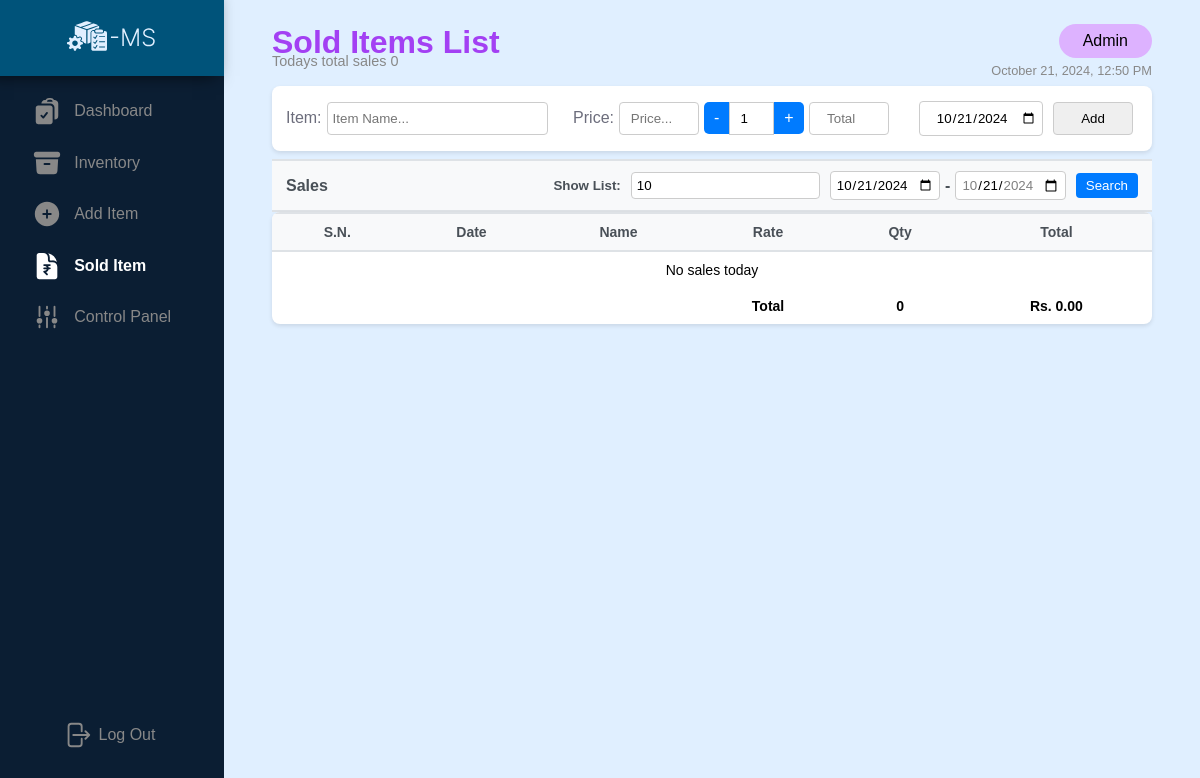
Page /Admin/Sold/sold.php (signed in) on the earlier database version.
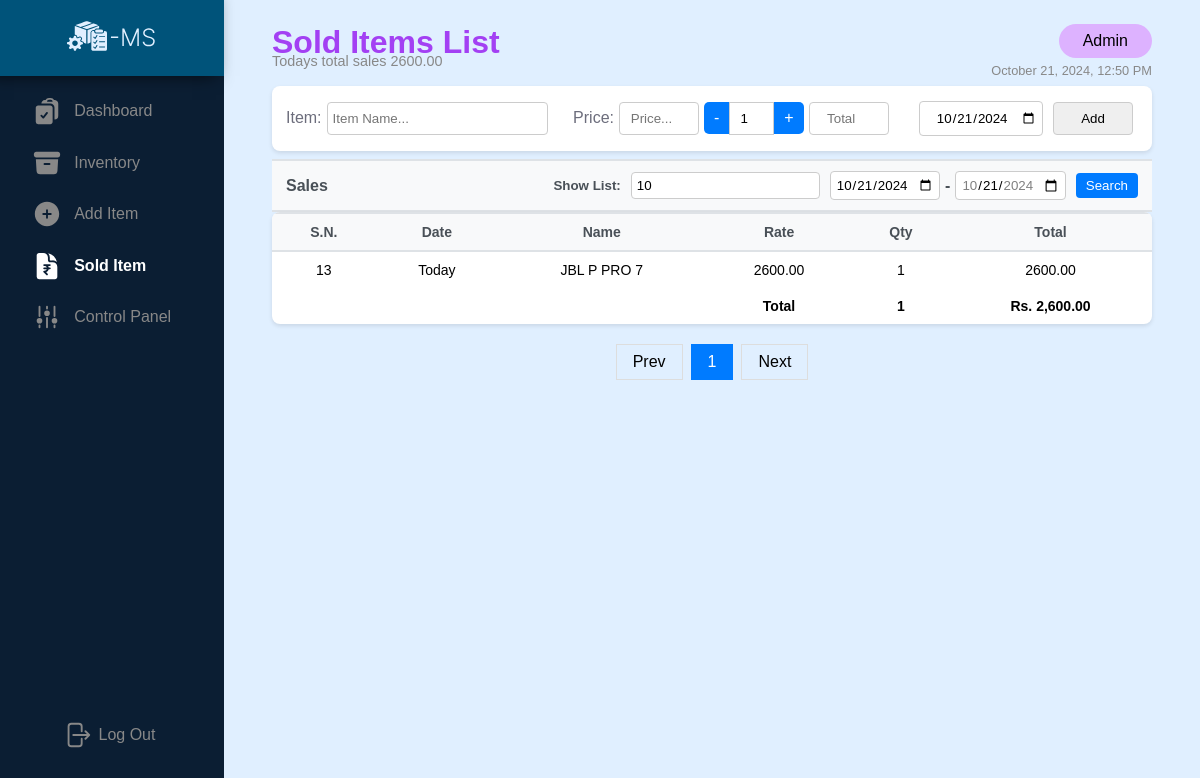
Same page on the later database version.
### tables this page shows
CREATE TABLE `sold` (
  `transaction_id` int(11) NOT NULL,
  `item_id` int(11) DEFAULT NULL,
  `sold_date` date NOT NULL,
  `sold_item_title` varchar(100) NOT NULL,
  `sold_price` decimal(11,2) NOT NULL,
  `sold_qty` int(11) NOT NULL,
  `sold_total` decimal(11,2) NOT NULL
);

### Admin/Sold/soldTable.php (the view)
<?php
if (isset($_GET['startDate']) && isset($_GET['endDate'])) {
    $startDate = $_GET['startDate'];
    $endDate = $_GET['endDate'];
} else {
    $startDate = date('Y-m-d');
    $endDate = date('Y-m-d');
}
echo "<tbody>";
$sql = "SELECT COUNT(*) as total_count, SUM(sold_total) as total_sum FROM sold where sold_date BETWEEN '$startDate' AND '$endDate'";
$result = mysqli_query($conn, $sql);
$summary = mysqli_fetch_assoc($result);
$total_count = $summary['total_count'];
$total_sum = $summary['total_sum'];
$results_per_page = (isset($_GET['listLimit']) ? $_GET['listLimit'] : 10);
$page = isset($_GET['page']) ? $_GET['page'] : 1;
$start_from = ($page - 1) * $results_per_page;
$sql = "SELECT * FROM sold where sold_date BETWEEN '$startDate' AND '$endDate' LIMIT $start_from, $results_per_page";
$result = mysqli_query($conn, $sql);
if (mysqli_num_rows($result) > 0) {
    while ($row = mysqli_fetch_assoc($result)) {
        echo "<tr>
                    <td>" . $row['transaction_id'] . "</td>
                    <td>" .
            ($row['sold_date'] == date('Y-m-d') ?
                "Today" : ($row['sold_date'] == date('Y-m-d', strtotime("-1 days")) ?
                    "Yesterday" : $row['sold_date']))
            . "</td>
                    <td>" . $row['sold_item_title'] . "</td>
                    <td>" . $row['sold_price'] . "</td>
                    <td>" . $row['sold_qty'] . "</td>
                    <td>" . $row['sold_total'] . "</td>
                </tr>";
    }
} else
    echo "<tr><td colspan='6'>No sales today</td></tr>";
echo "
        </tbody>
        <tfoot>
            <tr class='total-row'>
                <td colspan='3'></td>
                <td><strong>Total</strong></td>
                <td><strong>" . $total_count . "</strong></td>
                <td><strong>Rs. " . number_format($total_sum, 2) . "</strong></td>
            </tr>
        </tfoot>
        ";
?>

### Admin/Sold/sold.php (shortened to what this page needs)
<?php
include '../../dbConn.php';
?>
<!DOCTYPE html>
<html lang="en">
<head>
    <link rel="stylesheet" href="../../util.css" />
    <link rel="stylesheet" href="../adminRoot.css" />
    <link rel="stylesheet" href="../Sold/soldForAatish.css">
    <link rel="stylesheet" href="../Sold/datepickerFormAatish.css">
</head>
<body>
    <?php
    include '../rootAside-Admin.php';
    ?>
    <main class="wrapper">
        <header>
            <div class="main-heading">
                <div class="main-heading-left">
                    <h1>Sold Items List</h1>
                    <p>
                        <?php
                        $result = mysqli_query($conn, "SELECT SUM(sold_total) as total FROM sold where sold_date = CURDATE()");
                        $total = mysqli_fetch_row($result);
                        if ($total > 0) {
                            echo "Todays total sales " . ($total[0] == "" ? "0" : $total[0]);
                        }
                        ?>
                    </p>
                </div>
                <div class="main-heading-right">
                    <span class="staff">Admin</span>
                    <p id="display-date"></p>
                </div>
            </div>
        </header>
        <section>
            <form action="soldBackend.php" class="sell-form">
                <div>
                    Item:
                    <input type="text" name="title" id="" placeholder="Item Name...">
                </div>
                <div>
                    Price:
                    <input type="number" name="price" id="price" placeholder="Price...">
                    <span class='qty-ctrl-btn minus-btn' data-action='-'>-</span>
                    <input type='number' name='qty' id='qty' class='qty-ctrl-inp' value=1 readonly>
                    <span class='qty-ctrl-btn plus-btn' data-action='+'>+</span>
                    <input type="number" name="total" id="total" placeholder="Total">
                </div>
                <div>
                    <input type="date" name="date" value="<?php echo DATE("Y-m-d") ?>">
                    <input type="submit" value="Add" name="add-to-sold">
                </div>
            </form>
        </section>
        <section>
            <div class="caption">
                <span class="title">
                    Sales
                </span>
                <form action="" method="GET" class="date-range-form" id="filterForm">
                    <small>Show List:</small>
                    <input type="number" name="listLimit" id="listLimit" class="data-limit"
                        value="<?php echo (int) ((isset($_GET['listLimit']) ? $_GET['listLimit'] : 10)) ?>">
                    <div class="date-input-container">
                        <input type="date" name="startDate" id="startDate" class="date-input"
                            value="<?php echo isset($_GET['startDate']) ? $_GET['startDate'] : ''; ?>">
                        <span class="date-separator">-</span>
                        <input type="date" name="endDate" id="endDate" class="date-input"
                            value="<?php echo isset($_GET['endDate']) ? $_GET['endDate'] : ''; ?>">
                    </div>
                    <button type="submit" class="search-button">Search</button>
                </form>
            </div>
            <table>
                <thead>
                    <tr>
                        <th>S.N.</th>
                        <th>Date</th>
                        <th>Name</th>
                        <th>Rate</th>
                        <th>Qty</th>
                        <th>Total</th>
                    </tr>
                </thead>
                <?php
                include 'soldTable.php';
                ?>
            </table>
            <?php
            include 'pegination.php';
            ?>
        </section>
    </main>
</body>
</html>

### Admin/rootAside-Admin.php (shortened to what this page needs)
<aside>
  <nav>
    <div class="logo">
      <a href="../Dashboard/dashboard.php"><img src="../../Images/icons/mainlogo.svg" alt="main logo" loading="lazy" /></a>
    </div>
    <div class="nav-list">
      <ul>
        <li class="list-row">
          <a href="../Dashboard/dashboard.php">
            Dashboard
          </a>
        </li>
        <li class="list-row">
          <a href="../Inventory/inventory.php">
            Inventory
          </a>
        </li>
        <li class="list-row">
          <a href="../Add/AddItem.php">
            Add Item
          </a>
        </li>
        <li class="list-row">
          <a href="../Sold/sold.php">
            Sold Item
          </a>
        </li>
        <li class="list-row">
          <a href="../ControlPanel/controlpanel.php">
            Control Panel
          </a>
        </li>
      </ul>
      <form method="POST" >
        <button name="log-out" class="logout">
          Log Out
        </button>
      </form>
    </div>
  </nav>
</aside>

### Admin/Sold/pegination.php
<?php
$sql = "SELECT COUNT(*) AS total_row FROM sold WHERE sold_date BETWEEN '$startDate' AND '$endDate'";
$result = mysqli_query($conn, $sql);
$row = mysqli_fetch_assoc($result);
$total_pages = ceil($row['total_row'] / $results_per_page);
$listLimit = isset($_GET['listLimit']) ? (int) $_GET['listLimit'] : 10;
if ($row['total_row'] > 0) {
    echo "<div class='pagination'>";
    if ($total_pages > 6) {
        echo "<a href='?page=" . max(1, ($page - 1)) . "&listLimit=$listLimit&startDate=$startDate&endDate=$endDate'>Prev</a>";
        if ($page > 2) {
            echo "<a href='?page=1&listLimit=$listLimit&startDate=$startDate&endDate=$endDate'>1</a>";
            if ($page > 3)
                echo "...";
        }
        if ($page > 1)
            echo "<a href='?page=" . ($page - 1) . "&listLimit=" . $listLimit . "&startDate=$startDate&endDate=$endDate'>" . ($page - 1) . "</a>";
        echo "<a class='active'>$page</a>";
        if ($page < $total_pages)
            echo "<a href='?page=" . ($page + 1) . "&listLimit=$listLimit&startDate=$startDate&endDate=$endDate'>" . ($page + 1) . "</a>";
        if ($page < $total_pages - 1) {
            if ($page < $total_pages - 2) {
                echo "...";
            }
            echo "<a href='?page={$total_pages}&listLimit=$listLimit&startDate=$startDate&endDate=$endDate'>$total_pages</a>";
        }
        echo "<a href='?page=" . min($total_pages, ($page + 1)) . "&listLimit=$listLimit&startDate=$startDate&endDate=$endDate'>Next</a>";
    } else {
        echo "<a href='?page=" . max(1, ($page - 1)) . "&listLimit=$listLimit&startDate=$startDate&endDate=$endDate'>Prev</a>";
        for ($i = 1; $i <= $total_pages; $i++) {
            echo "<a  " . ($i == $page ? "class='active'" : "href='?page=$i&listLimit=$listLimit&startDate=$startDate&endDate=$endDate'") . ">$i</a>";
        }
        echo "<a href='?page=" . min($total_pages, ($page + 1)) . "&listLimit=$listLimit&startDate=$startDate&endDate=$endDate'>Next</a>";
    }
}

### util.css (style rules this page uses)
:root { --login-bgcolor: #e0efff; --login-color: #0b1e33; --nav-color: #0b1e33; --text-color: #888888; --logo-bgcolor: #00537a; --bgcolor: #e0efff; --admin-cta-color: #ddb2ff; --price-color: #08b037; }
* { margin: 0; padding: 0; box-sizing: border-box; font-family: "Poppins", sans-serif; }
html, body { height: 100%; width: 100%; }
aside { width: 14rem; height: 100%; max-height: 100dvh; background-color: var(--nav-color); position: fixed; z-index: 99; }
nav { display: flex; flex-direction: column; }
a, .logout { text-decoration: none; color: var(--text-color); }
li { list-style: none; }
.logo { width: 100%; max-height: 5rem; background-color: var(--logo-bgcolor); padding: 1rem; text-align: center; box-shadow: -0.625rem -0.125rem 1rem 0.125rem rgba(0, 0, 0, 0.685); }
.nav-list { display: block; height: 100%; font-size: 1rem; margin-top: 10px; padding: 0 0.5rem; }
.list-row { display: flex; max-width: 100%; min-width: auto; align-items: center; margin-bottom: 0.1rem; }
.list-row a { cursor: pointer !important; padding: 0.625rem 0.313rem; display: flex; align-items: center; width: 100%; }
.list-row .icon { margin-right: 0.75rem; width: 30px; margin-left: 1.2rem; }
.logout { display: flex; align-items: center; padding: 0.625rem 1.2rem; width: 90%; justify-content: center; position: absolute; bottom: 5%; font-size: 1rem; outline: none; border: none; background: transparent; }
.logout .icon { width: 30px; margin-right: 0.4rem; }
.active a { color: var(--selected-color); font-weight: 600; }
.wrapper { margin: 2vw 4vw; width: 100%; margin-left: 17rem; height: fit-content; background: transparent; }
header { max-height: fit-content; position: sticky; top: 0rem; background-color: var(--bgcolor); z-index: 99; }
.main-heading { display: flex; justify-content: space-between; }
.main-heading-left h1 { color: #a340f3; }
.main-heading-left p { color: var(--text-color); font-size: 0.9rem; margin-top: -0.5rem; }
.main-heading-right { display: flex; flex-direction: column; align-items: flex-end; justify-content: center; }
.main-heading-right span { background-color: var(--admin-cta-color); padding: 0.5rem 1.5rem; border-radius: 4.2rem; }
.main-heading-right p { color: var(--text-color); font-size: 0.8rem; margin-top: 0.3rem; }

### Admin/adminRoot.css (style rules this page uses)
:root { --selected-color: white; --primary-color: #a340f3; --secondary-color: #663399; --delete-color: #ff4329; }

### Admin/Sold/soldForAatish.css (style rules this page uses)
main { width: 80%; margin: 5vh; margin-right: 10vw; }
table { width: 100%; border-collapse: collapse; background-color: #fff; box-shadow: 0 2px 4px rgba(0, 0, 0, 0.1); border-radius: 8px; overflow: hidden; font-size: 14px; }
th, td { padding: 10px 14px; text-align: center; border-bottom: 1px solid #e0e0e0; }
th, .caption { background-color: #f8f9fa; font-weight: bold; color: #495057; border-top: 2px solid #dee2e6; border-bottom: 2px solid #dee2e6; }
tr:last-child td { border-bottom: none; }
.qty-ctrl-btn { background-color: #007bff; color: #fff; cursor: pointer; padding: 7px 10px; -webkit-user-select: none; -ms-user-select: none; user-select: none; margin: 5px 0; border-radius: 5px 0 0 5px; }
.plus-btn { border-radius: 0 5px 5px 0; }
.sell-form { background-color: #fff; padding: 10px 14px; display: flex; align-items: center; justify-content: space-between; box-shadow: 0 2px 4px rgba(0, 0, 0, 0.1); border-radius: 8px; margin: 8px 0; gap: 20px; color: #6c6d7c; }
.sell-form div { display: flex; align-items: center; }
.sell-form div:first-child { width: 100%; }
.sell-form input { width: 80px; margin: 5px; padding: 8px 5px; border: 1px solid #ccc; border-radius: 4px; text-align: center; }
.sell-form input[type="text"] { text-align: left; width: 100%; }
.sell-form input[type="date"] { width: max-content; }
#qty { margin: 0; border-radius: 0; width: 45px; }

Differences in the rows shown:
added sold: transaction_id "13", sold_date "Today", sold_item_title "JBL P PRO 7", sold_price "2600.00", sold_qty "1", sold_total "2600.00"
Other differences:
$total[0]: (not shown) → "2600.00"
$total_count: "0" → "1"
$total_sum: "0.00" → "2,600.00"
text no longer shown: "0 No sales today"
text now shown: "Prev Next"
new list line: "1"
